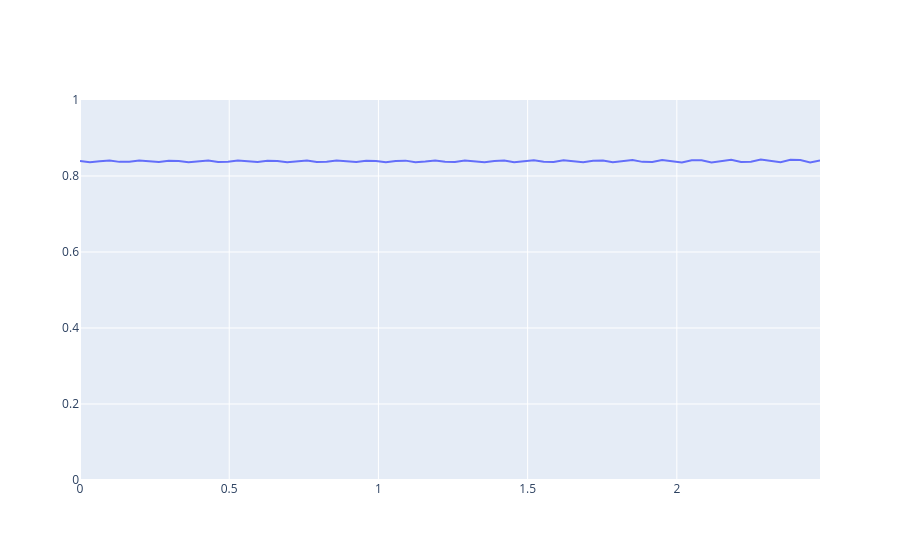

Notebook code cell kept with this figure:
### Code cell
stim = bp.make_prts('Peterka2002',ampl=8,samplingrate_Hz = samplingrate_Hz)

L= 0.3

spec_deadzone = np.fft.fft(RFM25.velocity_deadzone(stim, L, samplingrate_Hz))
spec_no_deadzone = np.fft.fft(stim)

tmp = spec_deadzone[1:] / spec_no_deadzone[1:]

T = len(tmp) / samplingrate_Hz  # total time in seconds
start = 0
end = int(round(2.5 * T)) # frequencies up to 2.5 Hz
step = 2
selected_frequencies_index = np.arange(start, end, step)

f = np.fft.fftfreq(len(tmp), d=1/samplingrate_Hz)
f = f[selected_frequencies_index]

tmp = tmp[selected_frequencies_index]

fig = go.Figure()
fig.add_trace(go.Scatter(x=f, y=abs(tmp)))
fig.update_yaxes(range=[0, 1])
